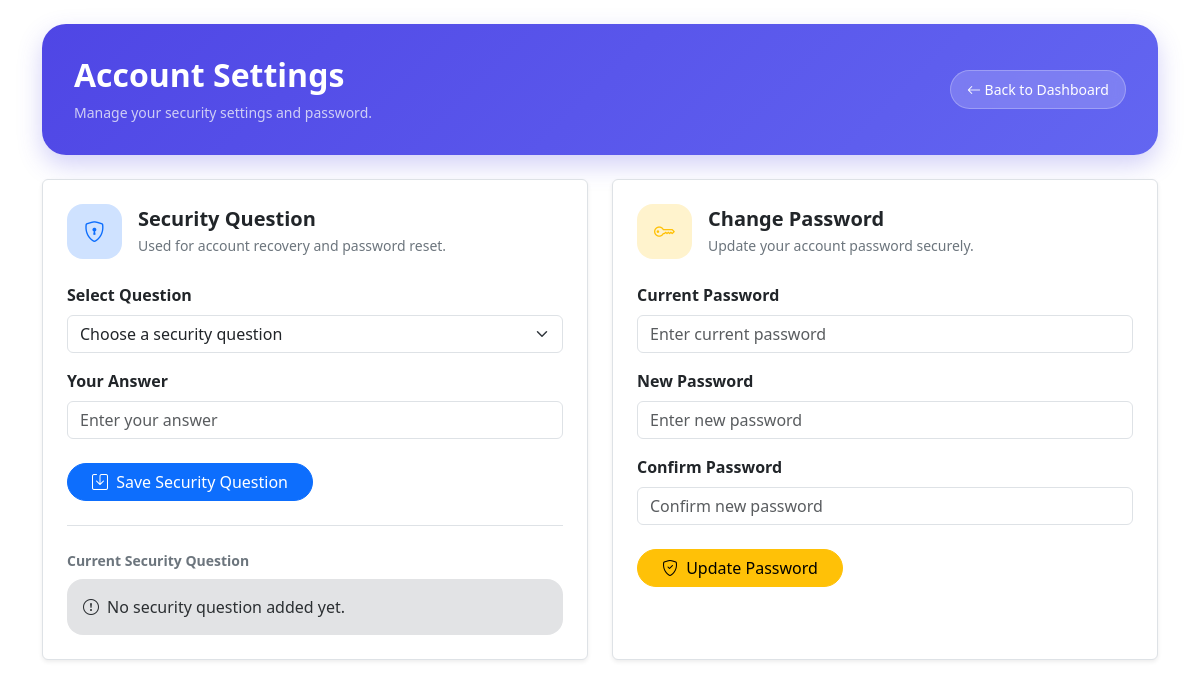
The page /dashboard/settings.php (signed in) on the database as committed earlier.
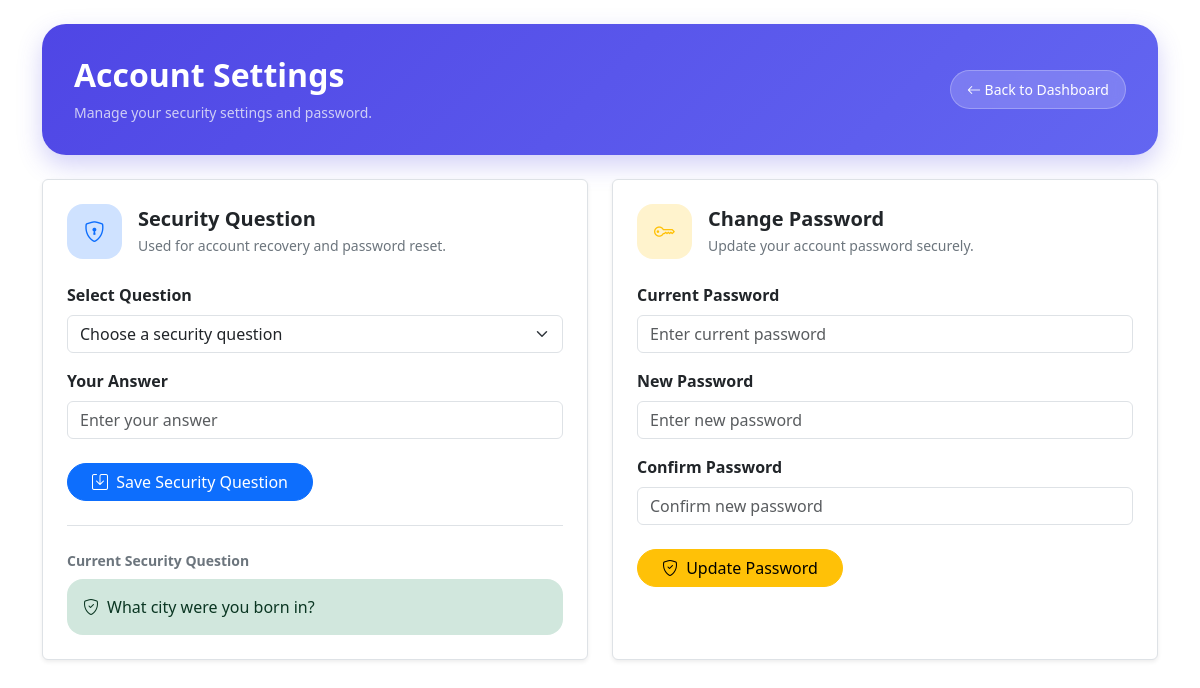
The same page on the database as committed later.
### tables this page shows
CREATE TABLE `users` (
  `id` int(11) NOT NULL,
  `fullname` varchar(150) NOT NULL,
  `email` varchar(150) NOT NULL,
  `password` varchar(255) NOT NULL,
  `created_at` timestamp NOT NULL DEFAULT current_timestamp(),
  `profile_picture` varchar(255) DEFAULT NULL,
  `security_question` varchar(255) DEFAULT NULL,
  `security_answer` varchar(255) DEFAULT NULL,
  `current_streak` int(11) DEFAULT 0,
  `longest_streak` int(11) DEFAULT 0,
  `last_study_date` date DEFAULT NULL
);

### dashboard/settings.php (the view, shortened to what the changed rows need)
<?php
require '../includes/db.php';
$user_id = $_SESSION['user']['id'];
$stmt = $conn->prepare("
    SELECT security_question
    FROM users
    WHERE id = ?
");
$stmt->bind_param("i", $user_id);
$stmt->execute();
$userSecurity =
    $stmt->get_result()->fetch_assoc();
$currentQuestion =
$userSecurity['security_question'] ?? null;
include '../includes/header.php';
?>
<link href="../assets/css/settings.css" rel="stylesheet">
</head>
<body>
<div class="container py-4">
    <div class="welcome-card mb-4">
        <div class="row align-items-center">
            <div class="col-12 col-lg-8 order-2 order-lg-1">
                <h2 class="fw-bold text-white mb-2">
                    Account Settings
                </h2>
            </div>
        </div>
    </div>
    <div class="row g-4">
        <div class="col-12 col-xl-6">
            <div class="card border shadow-sm subject-card h-100">
                <div class="card-body p-4">
                    <div class="mt-4 pt-4 border-top">
                        <?php if (!empty($currentQuestion)): ?>
                            <div class="alert alert-success border-0 mb-0 rounded-4">
                                <div class="d-flex align-items-center">
                                    <i class="bi bi-shield-check me-2"></i>
                                    <span>
                                        <?= htmlspecialchars($currentQuestion); ?>
                                    </span>
                                </div>
                            </div>
                        <?php else: ?>
                            <div class="alert alert-secondary border-0 mb-0 rounded-4">
                                <div class="d-flex align-items-center">
                                    <i class="bi bi-exclamation-circle me-2"></i>
                                    <span>
                                        No security question added yet.
                                    </span>
                                </div>
                            </div>
                        <?php endif; ?>
                    </div>
                </div>
            </div>
        </div>
    </div>
</div>
</body>
</html>

Rows that differ between the two databases and show on the page:
now on this page (row edited): users: security_question "What city were you born in?"
Other text that changed with them:
text no longer shown: "No security question added yet."
